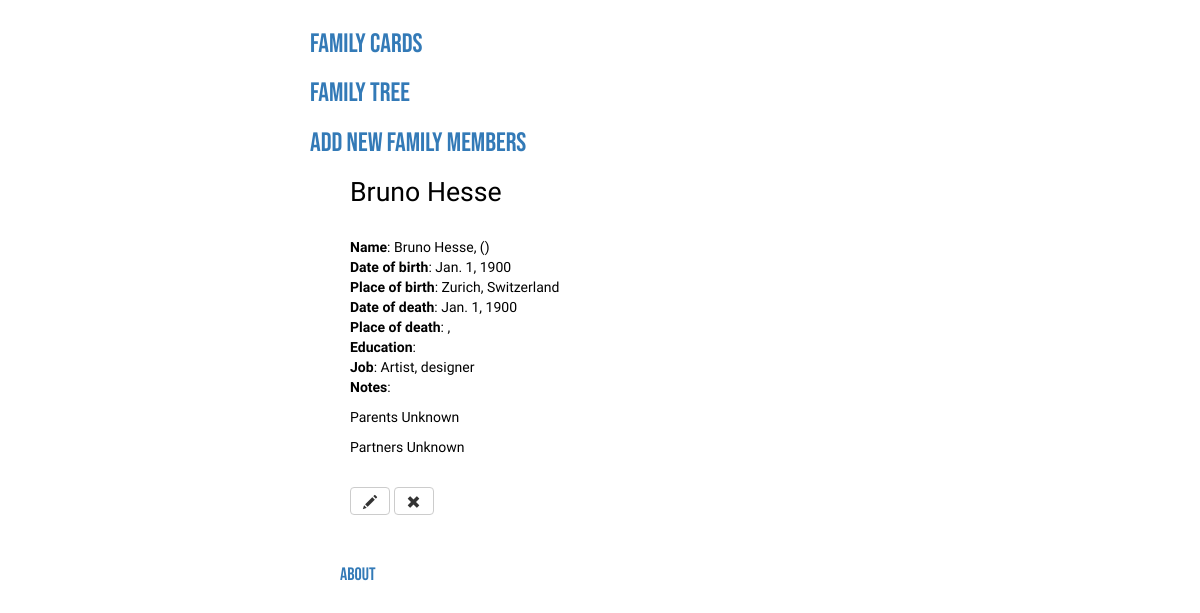
The page /member/bruno_hesse_1900-01-01-000000 on the database as committed earlier.
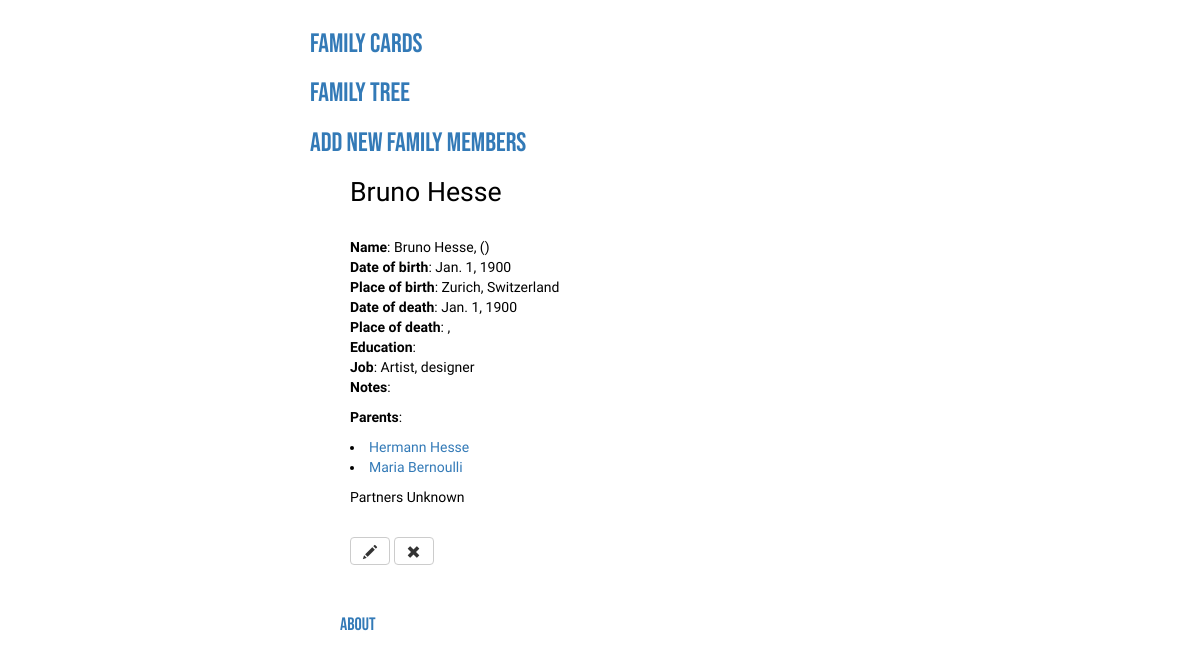
The same page on the database as committed later.
### familycards/models.py (models this page shows, shortened)
class FamilyMember(models.Model):
    first_name = models.CharField(max_length=200)
    last_name = models.CharField(max_length=200)
    other_names = models.CharField(max_length=200)
    birth_name = models.CharField(max_length=200)
    slug = models.SlugField(max_length=100, unique=True)
    date_of_birth = models.DateField()
    city_of_birth = models.CharField(max_length=200)
    country_of_birth = models.CharField(max_length=200)
    date_of_death = models.DateField()
    city_of_death = models.CharField(max_length=200)
    country_of_death = models.CharField(max_length=200)
    education = models.CharField(max_length=200)
    job = models.CharField(max_length=200)
    notes = models.CharField(max_length=500)
    parents = MembersField()
    partners = MembersField()
    full_name = models.CharField(max_length=200)

### familycards/views.py (the view)
# urls.py: path('member/<slug>', views.view_member, name='view_member'),
def view_member(request, slug):
   member = get_object_or_404(FamilyMember, slug=slug)
   parents_list = []
   partners_list = []
   try:
      if member.parents != ['']:
         for parent in member.parents:
            p = FamilyMember.objects.filter(first_name__startswith=parent.split(' ')[0])[0]
            parents_list.append(get_object_or_404(FamilyMember, slug=p.slug))
      if member.partners != ['']:
         for partner in member.partners:
            p = FamilyMember.objects.filter(first_name__startswith=partner.split(' ')[0])[0]
            partners_list.append(get_object_or_404(FamilyMember, slug=p.slug))
   except IndexError:
      pass
   context = {'member' : member, \
              'parents' : parents_list, \
              'partners' : partners_list}
   return render(request, 'familycards/view_member.html', context)

### familycards/models.py (called while the page is built)
    def from_db_value(self, value, expression, connection):
        if value is None:
            return value
        return value.split(', ')

### familycards/templates/familycards/view_member.html
{% extends 'familycards/base.html' %}
{% block content %}
<div class="member-info">
    <h2>{% block head_title %}{{ member.first_name }} {{ member.last_name }}{% endblock %}</h2><br>
    <p><b>Name</b>: {{ member.first_name }} {{ member.other_names }} {{ member.last_name }}, ({{ member.birth_name }})<br>
    <b>Date of birth</b>: {{ member.date_of_birth }}<br>
    <b>Place of birth</b>: {{ member.city_of_birth }}, {{ member.country_of_birth }}<br>
    <b>Date of death</b>: {{ member.date_of_death }}<br>
    <b>Place of death</b>: {{ member.city_of_death }}, {{ member.country_of_death }}<br>
    <b>Education</b>: {{ member.education }}<br>
    <b>Job</b>: {{ member.job }}<br>
    <b>Notes</b>: {{ member.comments }}<br></p>
    <p>
        {% if parents %}
            <b>Parents</b>:
            {% for parent in parents %}
                <li><a href="{% url 'view_member' slug=parent.slug %}">{{ parent.full_name}}</a></li>
             {% endfor %}
        {% else %}
            Parents Unknown<br>
        {% endif %}
    </p>
    <p>
        {% if partners %}
            <b>Partners</b>:
            {% for partner in partners %}
                <li><a href="{% url 'view_member' slug=partner.slug %}">{{ partner.first_name }} {{ partner.last_name }}</a></li>
            {% endfor %}
        {% else %}
            Partners Unknown<br>
        {% endif %}
    </p>
    <br>
        <a class="btn btn-default" href="{% url 'edit_member' slug=member.slug %}">
        <span class="glyphicon glyphicon-pencil"></span>
    </a>
    <a class="btn btn-default" href="{% url 'delete_member' slug=member.slug %}">
        <span class="glyphicon glyphicon-remove"></span>
    </a>
</div>
{% include 'familycards/footer.html' %}
{% endblock %}

Rows that differ between the two databases and show on the page:
added FamilyMember: full_name "Hermann Hesse"
added FamilyMember: full_name "Maria Bernoulli"
Other text that changed with them:
text no longer shown: "Parents Unknown"
text now shown: "Parents :"
